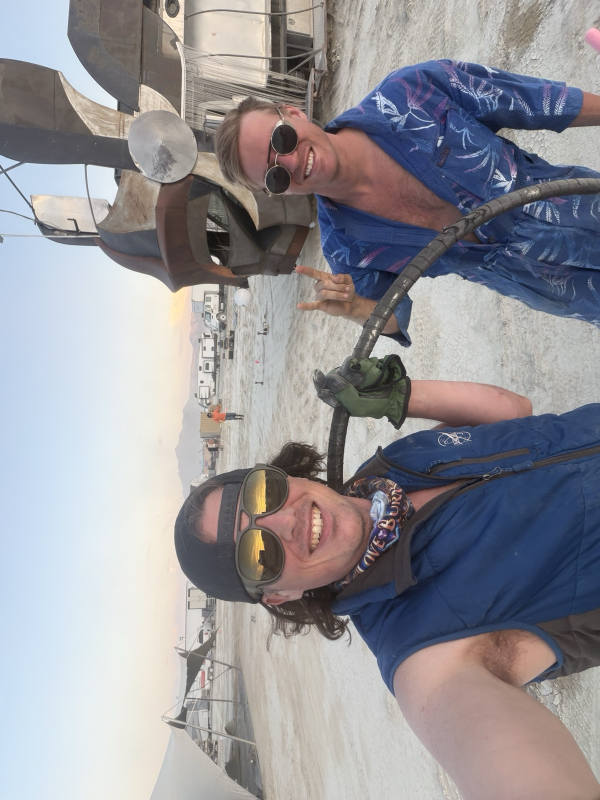
#> input picture docs/annals/media/2026-08-26-IMG_4203.jpg, 1200 x 1600 px (shown at 1/2 size)
$ python -i hermes-route-gifs.py   (imports and definitions only)
#> lines starting #> are read from the running program, lines starting #| are printed output that depends on the picture; after the words box and inside, x2 and y2 are one past the last pixel; in counts of white or black regions, pixels touching at a corner belong together
#> further down, picture is the input picture: PIL image 1200x1600 RGB; mean R, G, B 149.2, 147.8, 152.8
#!/usr/bin/env python3
# One gif of the week: only the stops a picture can be stood on, about twenty
# of them, in the order Hermes reached them. Two frames from the same minute
# at the same stop are one picture.
#
#   python3 scripts/hermes-route-gifs.py
#
# The ground is the 30 August satellite frame, turned the same way as the
# street map (temple up) and registered so the official street grid lands on
# the city. Stills are turned upright from the camera's own orientation tag.
# Clips contribute a frame from the original, so a phone that stored the
# picture sideways is rotated before it is drawn. A stop with no picture is
# left off.

import json
import math
import re
import shutil
import subprocess
import sys
from datetime import datetime
from pathlib import Path
from zoneinfo import ZoneInfo

import numpy as np
from PIL import Image, ImageDraw, ImageFont, ImageOps

ROOT = Path(__file__).resolve().parents[1]
# Clear PlanetScope day, city built, already rotated and cropped to the playa.
SAT_PNG = ROOT / "assets/hermes-annals/city-days/framed/2026-08-30.png"
META_PATH = ROOT / "data/hermes/2026/map/playa-streets-metadata.json"
# The Man on that frame, and metres per pixel. Fitted by laying the street
# grid on the picture: the outer arc meets the outer blocks on both sides.
MAN_PX, MAN_PY = 620, 610
MPP = 3.15
TRACK_PATH = ROOT / "data/hermes/track.jsonl"
CURATION_PATH = ROOT / "data/hermes/annals-curation.json"
MEDIA = ROOT / "docs/annals/media"
PHOTOS = ROOT / "assets/hermes-annals/photos"
OUT_DIR = ROOT / "assets/hermes-annals/route-gifs"
TZ = ZoneInfo("America/Los_Angeles")

PLACE_M = 120
# A second frame from the same stop only counts when it is a different moment.
GAP_MS = 8 * 60 * 1000
# Farther than this from the nearest fix, the picture is not put on a dot.
NEAR_MIN = 180
OUT_W = 840
FPS = 2
MAX_BEATS = 30
# The picture keeps its own shape. A portrait is a tall frame, so it is not
# letterboxed into a landscape box with black bars down both sides.
MAX_PW, MAX_PH, CAP = 250, 340, 28

# [1 line that did not run here, left out]
LAT_SCALE = 111320
# [1 line that did not run here, left out]
# [1 line that did not run here, left out]
# [1 line that did not run here, left out]
# [2 lines not run here, left out]
# [1 line that did not run here, left out]


# [60 lines left out: functions screen, metres, quad, draw_dashed, text, not called in this run]


def crop_bars(im):
    # A solid black band along an edge is the phone's leftover margin, not the
    # picture. Night sky stays: a band only counts when the whole strip is black.
    im = im.convert("RGB")
    arr = np.asarray(im)
    height, width = arr.shape[:2]
#> height = 1600; width = 1200
    dark = arr.max(axis=2) < 16
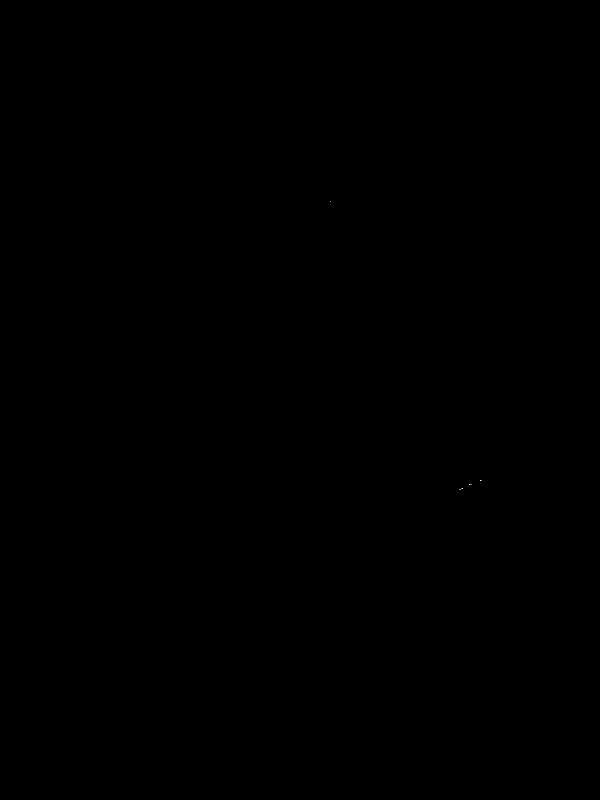
#> dark: shape (1600, 1200) bool (shown at 1/2 size); 0% white in thin lines or dots, all inside (x1, y1, x2, y2) = (660, 403, 963, 980)
    col = dark.mean(axis=0)
#> col = 1200 values, max 0.00125 at index 939, min 0 at index 0, mean 6.77e-06
    row = dark.mean(axis=1)
#> row = 1600 values, max 0.0025 at index 968, min 0 at index 0, mean 6.77e-06
    limit = int(min(width, height) * 0.42)
#> limit = 504

    def run(mask):
        n = 0
        for value in mask[:limit]:
            if value < 0.98:
                break
            n += 1
#> this loop made 1 pass
#> after the loop, n = 0
        return n

    left, right = run(col), run(col[::-1])
#> the loop in run (call 2), `for value in mask[:limit]:` made 1 pass
#> left = 0; right = 0
    top, bottom = run(row), run(row[::-1])
#> top = 0; bottom = 0
    if left + right >= width - 8 or top + bottom >= height - 8:
        return im
    if left or right or top or bottom:
        return im.crop((left, top, width - right, height - bottom))
    return im


def framed(im):
    im = crop_bars(im)
    scale = min(MAX_PW / im.width, MAX_PH / im.height)
#> scale = 0.208
    w = max(1, int(round(im.width * scale)))
#> w = 250
    h = max(1, int(round(im.height * scale)))
#> h = 333
    return im.resize((w, h), Image.Resampling.LANCZOS)
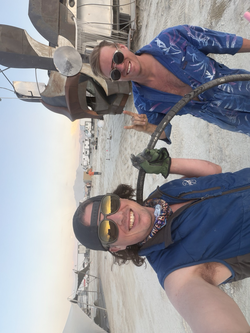
#> returned value: PIL image 250x333 RGB; mean R, G, B 149.2, 147.8, 152.8


# [9 lines left out: function beside, not called in this run]


def stem_of(name):
    # 2026-08-31-IMG_4340.mp4 -> IMG_4340
    return Path(name[11:]).stem


# [24 lines left out: functions original_clip, video_frame, not called in this run]


def open_still(path):
    with Image.open(path) as im:
        return ImageOps.exif_transpose(im).convert("RGB")


# [198 lines left out: functions grab_frame, load_picture, still_taken, clip_taken, load_track, pictured_shots and 2 more, not called in this run]


# These clips are a different picture from the frame the burst kept, so each
# one stays its own stop instead of being folded into the neighbour.
SPLIT_CLIPS = ("IMG_4330", "IMG_4345", "IMG_4508")


def own_stop(shot):
    return any(token in shot["name"] for token in SPLIT_CLIPS)


# [182 lines left out: functions bursts_of, square_box, paint, main, not called in this run]


# [2 lines not run here, left out]

>>> from PIL import Image
>>> picture = Image.open('../docs/annals/media/2026-08-26-IMG_4203.jpg')
>>> result = framed(picture)

$ run again, on docs/annals/media/2026-08-31-IMG_4337.jpg
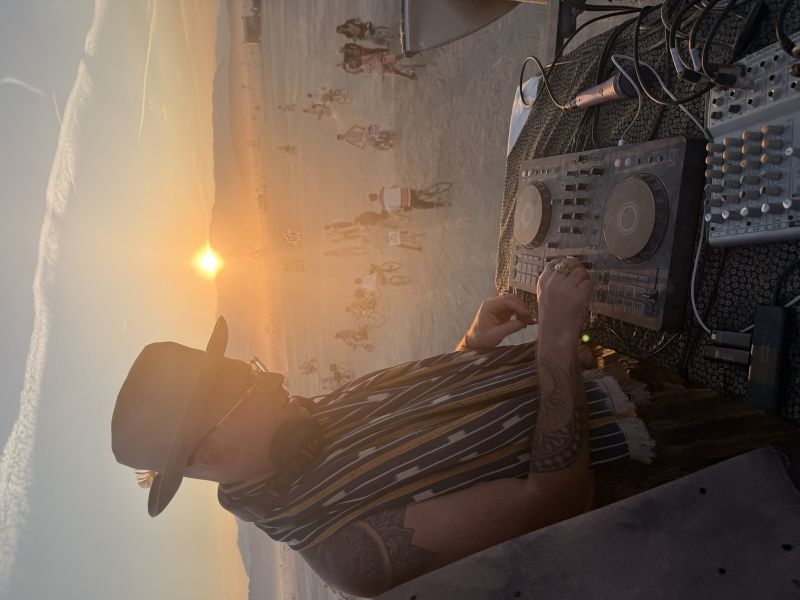
#> input picture docs/annals/media/2026-08-31-IMG_4337.jpg, 1600 x 1200 px (shown at 1/2 size)
#> picture is the input picture: PIL image 1600x1200 RGB; mean R, G, B 115.3, 98.4, 85.4
#> in crop_bars, `dark = arr.max(axis=2) < 16`:
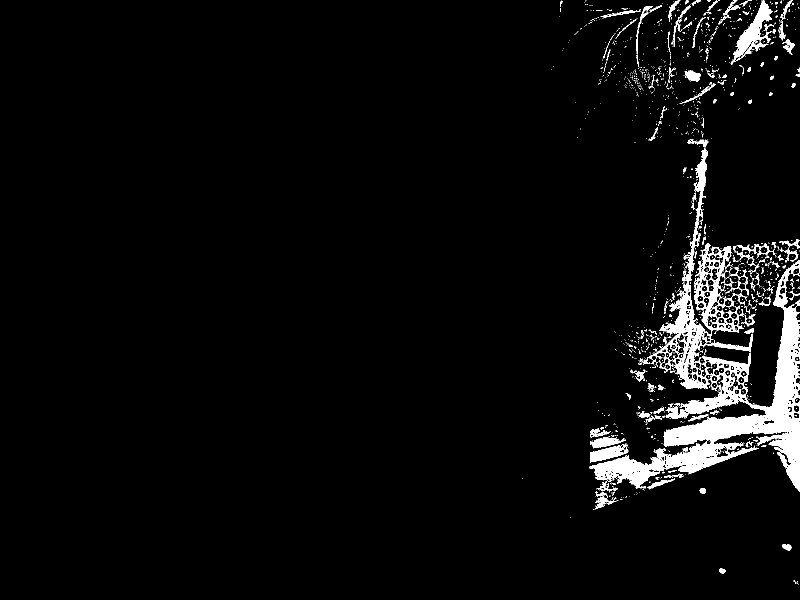
#> dark: shape (1200, 1600) bool (shown at 1/2 size); 4% white; 1572 white regions (1427 under 20 px), largest, box (x1, y1, x2, y2) and area: (1179, 297, 1600, 984) 49128, (1389, 486, 1489, 685) 5008, (1461, 0, 1545, 129) 3243
#> col = 1600 values, max 0.341 at index 1570, min 0 at index 0, mean 0.0401
#> row = 1200 values, max 0.182 at index 862, min 0 at index 295, mean 0.0401
#> the loop in run, `for value in mask[:limit]:` made 1 pass
#> after the loop in run, `for value in mask[:limit]:`: n = 0
#> the loop in run (call 2), `for value in mask[:limit]:` made 1 pass
#> value on pass 1: 0.25
#> in framed, `return im.resize((w, h), Image.Resampling.LANCZOS)`:
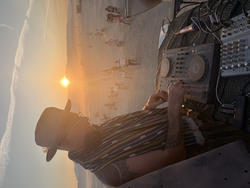
#> returned value: PIL image 250x188 RGB; mean R, G, B 115.3, 98.4, 85.4

$ run again, on docs/annals/media/2026-08-31-IMG_4339.jpg
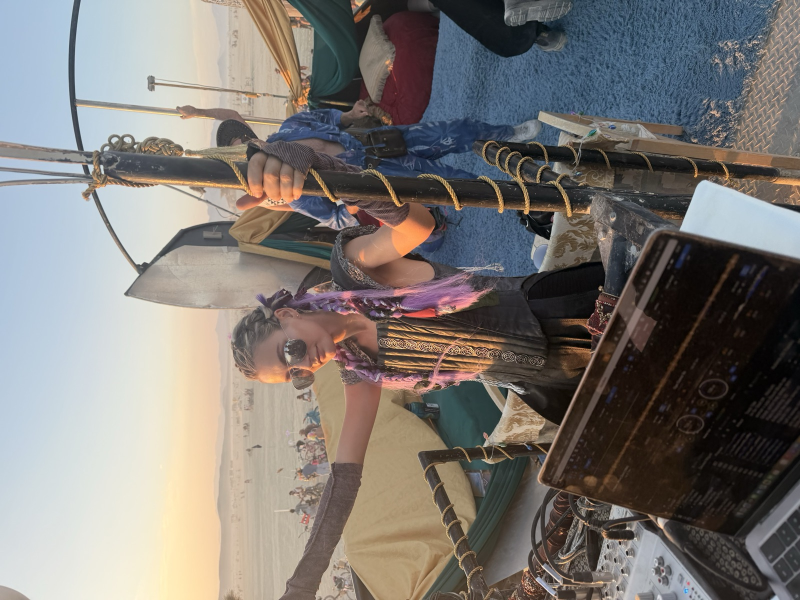
#> input picture docs/annals/media/2026-08-31-IMG_4339.jpg, 1600 x 1200 px (shown at 1/2 size)
#> picture is the input picture: PIL image 1600x1200 RGB; mean R, G, B 125.4, 120.7, 116.7
#> in crop_bars, `dark = arr.max(axis=2) < 16`:
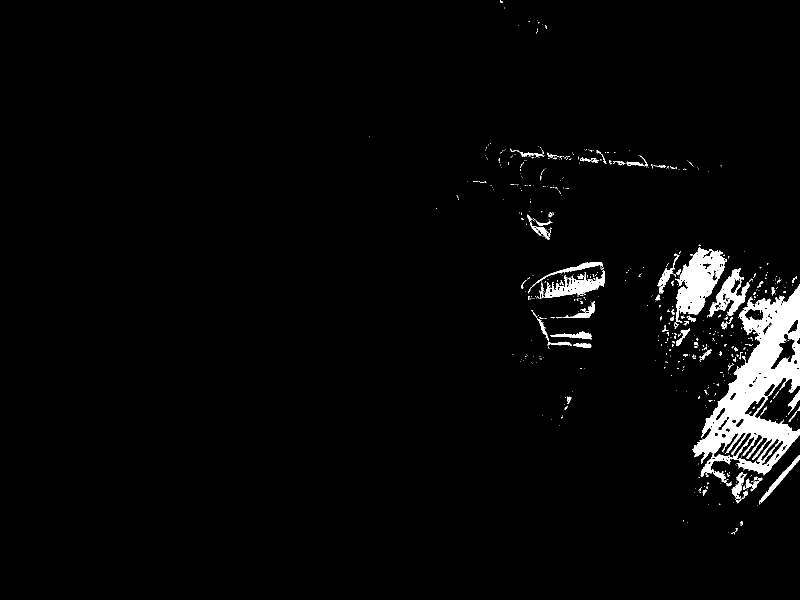
#> dark: shape (1200, 1600) bool (shown at 1/2 size); 2.9% white; 614 white regions (540 under 20 px), largest, box (x1, y1, x2, y2) and area: (1384, 568, 1600, 966) 32589, (1348, 495, 1454, 657) 7737, (1414, 536, 1499, 635) 2775
#> col = 1600 values, max 0.235 at index 1527, min 0 at index 0, mean 0.0295
#> row = 1200 values, max 0.136 at index 585, min 0 at index 0, mean 0.0295
#> the loop in run, `for value in mask[:limit]:` made 1 pass
#> after the loop in run, `for value in mask[:limit]:`: n = 0
#> the loop in run (call 2), `for value in mask[:limit]:` made 1 pass
#> value on pass 1: 0.198
#> in framed, `return im.resize((w, h), Image.Resampling.LANCZOS)`:
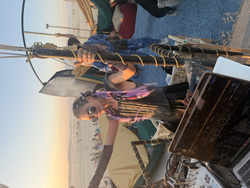
#> returned value: PIL image 250x188 RGB; mean R, G, B 125.4, 120.7, 116.7

$ run again, on docs/annals/media/2026-08-31-IMG_8973.jpg
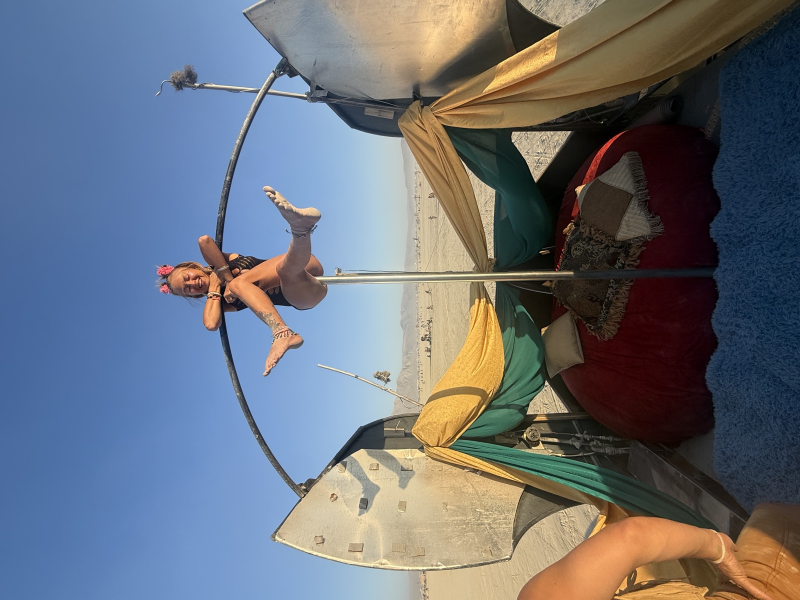
#> input picture docs/annals/media/2026-08-31-IMG_8973.jpg, 1600 x 1200 px (shown at 1/2 size)
#> picture is the input picture: PIL image 1600x1200 RGB; mean R, G, B 106.2, 112, 121.8
#> in crop_bars, `dark = arr.max(axis=2) < 16`:
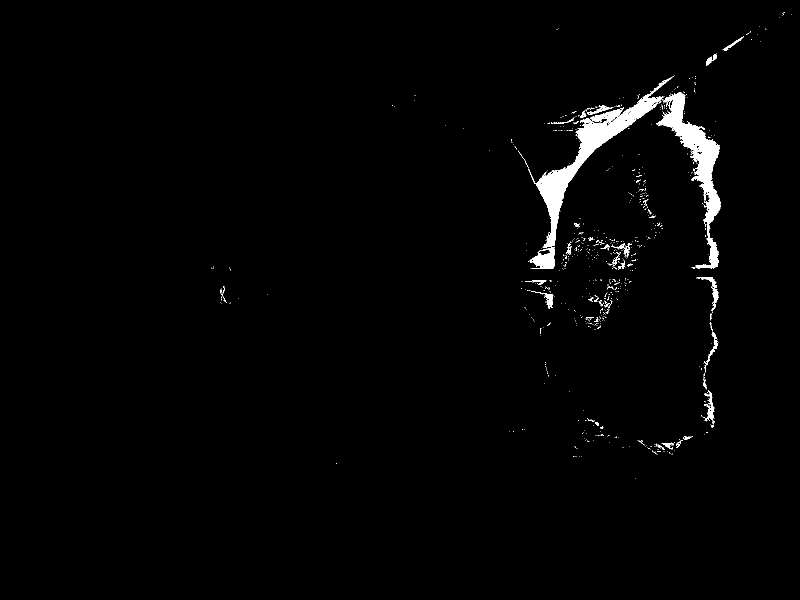
#> dark: shape (1200, 1600) bool (shown at 1/2 size); 1.6% white; 727 white regions (680 under 20 px), largest, box (x1, y1, x2, y2) and area: (1057, 151, 1349, 496) 12714, (1312, 184, 1442, 538) 10413, (1060, 494, 1110, 538) 1285
#> col = 1600 values, max 0.26 at index 1422, min 0 at index 0, mean 0.0158
#> row = 1200 values, max 0.101 at index 246, min 0 at index 0, mean 0.0158
#> the loop in run, `for value in mask[:limit]:` made 1 pass
#> after the loop in run, `for value in mask[:limit]:`: n = 0
#> the loop in run (call 2), `for value in mask[:limit]:` made 1 pass
#> in framed, `return im.resize((w, h), Image.Resampling.LANCZOS)`:
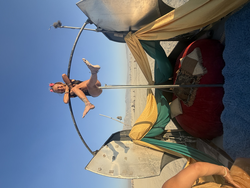
#> returned value: PIL image 250x188 RGB; mean R, G, B 106.2, 112, 121.8
